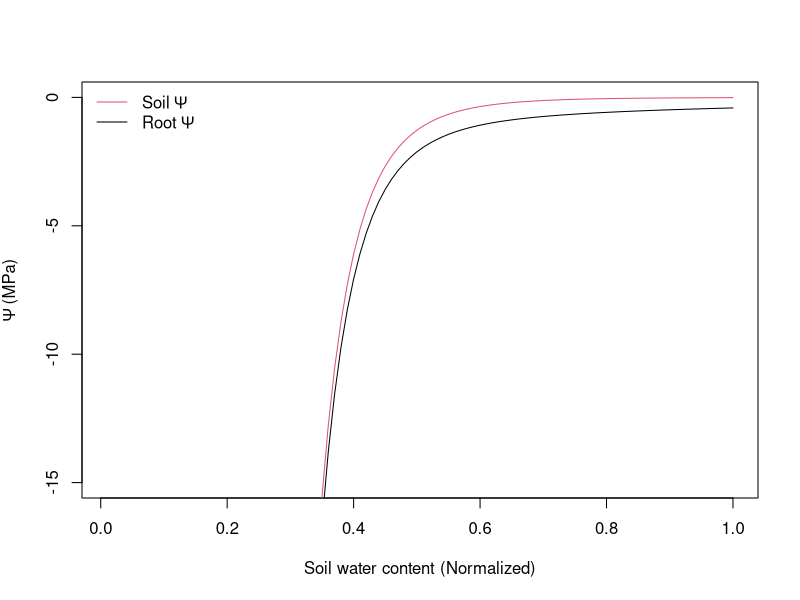

The R script that drew this image:
#constants/produced by the model
b=7#unitless
ksr_max=0.0025#mol m-2 s-1 MPa-1
Psat=-0.01#Saturated soil water potential (Mpa)
E=10*0.001#Transpiration - mol m-2 s-1
W=seq(0.01,1,by=0.01)#normalized soil water content
#Pr calculation
  k=W^2*b+3# Normalized k - Clapp & Hornberger 1978
  print(k)
  ksr=k*ksr_max#mol m-2 s-1 MPa-1
  print(ksr)
  Ps=Psat*W^-b#Soil water potential - Clapp & Hornberger 1978
  Pr=Ps-(E/ksr)#Root water potential
#plot
plot(Pr~W, type="l",ylim=c(-15,0),
     ylab=expression(Psi~"("*MPa*")"),xlab="Soil water content (Normalized)")
lines(Ps~W,col=2)
legend("topleft",legend=c(expression(Soil~Psi),expression(Root~Psi)),
       col=c(2,1),lty=1,bty="n")
Pr-Ps
